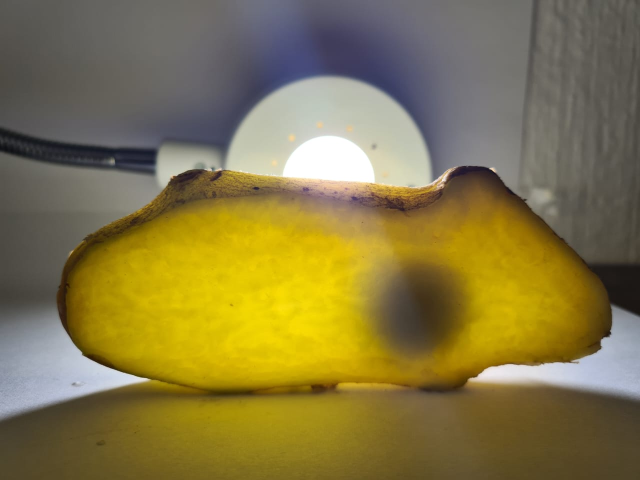
#> input picture Laboratorios/Laboratorio 2/papa1_original.jpeg, 1280 x 960 px (shown at 1/2 size); the run also reads 3 pictures not shown here
$ jupyter execute --allow-errors LaboratorioNo2.ipynb
#> lines starting #> are read from the running program, lines starting #| are printed output that depends on the picture; after the words box and inside, x2 and y2 are one past the last pixel; in counts of white or black regions, pixels touching at a corner belong together
### Laboratorios/Laboratorio 2/modulos.py
import cv2
import numpy as np
import matplotlib.pyplot as plt
from datetime import datetime

from time import strftime


def contorno_imagen(imagen):
    """
    Proyecto: 1
    Version: 1.0.0
    Descripción: Función para obtener los contornos y deteccion de circulos.
    """


    gris = cv2.cvtColor(imagen, cv2.COLOR_BGR2RGB)
    gris = cv2.cvtColor(gris, cv2.COLOR_BGR2GRAY)

    gauss = cv2.GaussianBlur(gris, (5, 5), 0)
    gauss = cv2.cvtColor(gauss, cv2.COLOR_BGR2RGB)

    a, th = cv2.threshold(gauss,70,210,cv2.THRESH_BINARY)
    canny = cv2.Canny(th, 10, 180)

    (contornos,_) = cv2.findContours(canny.copy(), cv2.RETR_TREE, cv2.CHAIN_APPROX_SIMPLE)
    original = cv2.cvtColor(imagen, cv2.COLOR_BGR2RGB)
    cv2.drawContours(imagen, contornos, -1, (0, 255, 0), 3)
    canny = cv2.cvtColor(canny, cv2.COLOR_BGR2RGB)
    cv2.drawContours(canny, contornos, -1, (255, 255, 255), 3)
    gauss = cv2.cvtColor(gauss, cv2.COLOR_BGR2RGB)

    cv2. drawContours(gauss, contornos, -1, (0, 255, 0), 3)
    print("Imagen Original")
    plt.imshow(imagen)
    plt.show()
    print("lmagen Gauss")
    plt.imshow(gauss)
    plt.show()

    print("Imagen Canny")
    plt. imshow(canny)
    plt. show()
    name = datetime.now().strftime("%d%b%Y%H%M%S")
    ext = '.jpg'

    cv2.imwrite(name+ext,canny)
    image = cv2.imread(name+ext)
    image2 = cv2.imread(name+ext)
    gray = cv2.cvtColor(image, cv2.COLOR_BGR2GRAY)
    canny = cv2.Canny(gray, 10,150)
    canny = cv2.dilate(canny, None, iterations=1)
    canny = cv2.erode(canny, None, iterations=1)

    cnts,_ = cv2.findContours(canny, cv2.RETR_EXTERNAL, cv2.CHAIN_APPROX_SIMPLE)

    for i in range (len(cnts)):
        cv2.drawContours(image, cnts, i, (0, 255, 0), 3)
        print ("Contorno papa", "=", len(cnts[i]), "px")
        plt.imshow(image)
        plt.show()
    cnts2,_ = cv2.findContours(canny, cv2.RETR_CCOMP, cv2.CHAIN_APPROX_SIMPLE)

    for v in range (1):
        cv2.drawContours (image2, cnts2, v, (0, 255, 0), 3)
        print("Contorno Moneda", "=", len(cnts[v]), 'px')
        plt.imshow(image2)
        plt.show()

### Laboratorios/Laboratorio 2/LaboratorioNo2.ipynb
# Laboratorio #2 - (Encontrando la moneda en la papa)

[cell 1]
import cv2 as cv
import numpy as np
import matplotlib.pyplot as plt
from datetime import datetime
import modulos

[cell 2]
img = cv.imread("papa1_original.jpeg") #OpenCV lee en BGR
#> img is the input picture: shape (960, 1280, 3); mean B, G, R 68.8, 119.1, 132.2

### Corte axial, iluminacion y insercion de moneda

[cell 3]
img = cv.cvtColor(img, cv.COLOR_BGR2RGB)
plt.imshow(img)
plt.show()

[cell 4]
#Dimensiones
alto = img.shape[0]
#> alto = 960
ancho = img. shape[1]
#> ancho = 1280

[cell 5]
img.shape
#> Out = (960, 1280, 3)

[cell 6]
#dimensiones
alto = img.shape[0]
ancho = img.shape[1]

[cell 7]
lienzo = np.zeros((alto, ancho, 3)) #resultado a color.

[cell 8]
lienzo

### Deteccion de contorno

[cell 9]
img = cv.imread('papa1.jpeg',0)
#> img: shape (808, 1080); min 14, max 255, mean 242.5
edges = cv.Canny(img,100,200)
#> edges: shape (808, 1080); 0.44% white in thin lines or dots, all inside (x1, y1, x2, y2) = (270, 287, 810, 522)
plt.subplot(121),plt.imshow(img,cmap = 'gray')
plt.title('Original Image'), plt.xticks([]), plt.yticks([])
plt.subplot(122),plt.imshow(edges,cmap = 'gray')
plt.title('Edge Image'), plt.xticks([]), plt.yticks([])
plt.show()

[cell 10]
# funciones para operar
def grafic(img,tit):
#> called with tit = 'Imagen'
    im=img
    fig, axs = plt.subplots(1,2, figsize=(35, 10))
    fig.suptitle(tit,fontsize=35)
    color = ('b', 'g', 'r')

    for i, col in enumerate(color):
        histr = cv2.calcHist([im],[i], None,[256],[0, 256])
        axs[1].set_title('Histograma',fontsize=20)
        axs[1].plot(histr, color = col)
        axs[1].axis(xmin=0,xmax=256)
    axs[0].set_title('Imagen',fontsize=20)
    axs[0].imshow(im, origin='upper')
    plt.show()
    return(None)

#> (a cell that did not finish here is left out)

### Prueba No. 1 Papa, deteccion de contorno y deteccion de circulos

[cell 12]
original = cv.imread("papa1.jpeg",1)
modulos.contorno_imagen(original)
#> in contorno_imagen, `a, th = cv2.threshold(gauss,70,210,cv2.THRESH_BINARY)`: th: shape (808, 1080, 3); values 0 (black) and 210 (white), 98.8% white; 14 black regions (7 under 20 px), largest, box (x1, y1, x2, y2) and area: (481, 337, 807, 520) 6040, (272, 317, 454, 496) 2237, (537, 418, 573, 460) 1068
#> in contorno_imagen, `canny = cv2.Canny(th, 10, 180)`: canny: shape (808, 1080); 0.25% white in thin lines or dots, all inside (x1, y1, x2, y2) = (271, 294, 807, 520)
#> in contorno_imagen, `(contornos,_) = cv2.findContours(canny.copy(), cv2.RETR_TREE, cv2.CHAI..`: contornos = 53 contours, 45 with area under 20; largest, box (x1, y1, x2, y2) and area: (320, 294, 360, 318) 340, (320, 296, 348, 318) 258, (350, 294, 360, 307) 58, (480, 358, 774, 507) 50, (282, 318, 364, 462) 49, (488, 362, 807, 520) 35, (271, 316, 361, 463) 30, (674, 325, 681, 331) 22
#> in contorno_imagen, `cv2.drawContours(imagen, contornos, -1, (0, 255, 0), 3)`: imagen: shape (808, 1080, 3); mean B, G, R 229.5, 245, 244.8
#> in contorno_imagen, `cv2.drawContours(canny, contornos, -1, (255, 255, 255), 3)`: canny: shape (808, 1080, 3); 1.1% white; 6 white regions, box (x1, y1, x2, y2) and area: (478, 314, 809, 522) 5915, (269, 314, 456, 498) 2639, (535, 416, 575, 462) 583, (318, 292, 362, 320) 516, (721, 332, 728, 339) 37, (601, 326, 608, 332) 25
#> in contorno_imagen, `cv2. drawContours(gauss, contornos, -1, (0, 255, 0), 3)`: gauss: shape (808, 1080, 3); mean B, G, R 238.6, 241.5, 238.6
#> in contorno_imagen, `canny = cv2.Canny(gray, 10,150)`: canny: shape (808, 1080); 0.45% white in thin lines or dots, all inside (x1, y1, x2, y2) = (268, 292, 809, 522)
#> in contorno_imagen, `canny = cv2.dilate(canny, None, iterations=1)`: canny: shape (808, 1080); 1.5% white; 3 white regions, box (x1, y1, x2, y2) and area: (477, 313, 810, 523) 8033, (267, 291, 458, 500) 4510, (533, 414, 577, 464) 905
#> in contorno_imagen, `cnts,_ = cv2.findContours(canny, cv2.RETR_EXTERNAL, cv2.CHAIN_APPROX_S..`: cnts = 4 contours; box (x1, y1, x2, y2) and area: (478, 314, 809, 522) 9694, (268, 292, 457, 499) 4384, (534, 415, 576, 463) 1384, (721, 332, 729, 340) 36
#> the loop in contorno_imagen, `for i in range (len(cnts)):` made 4 passes
#| Contorno papa = 72 px
#| Contorno papa = 14 px
#| Contorno papa = 649 px
#| Contorno papa = 381 px
#> after the loop in contorno_imagen, `for i in range (len(cnts)):`:
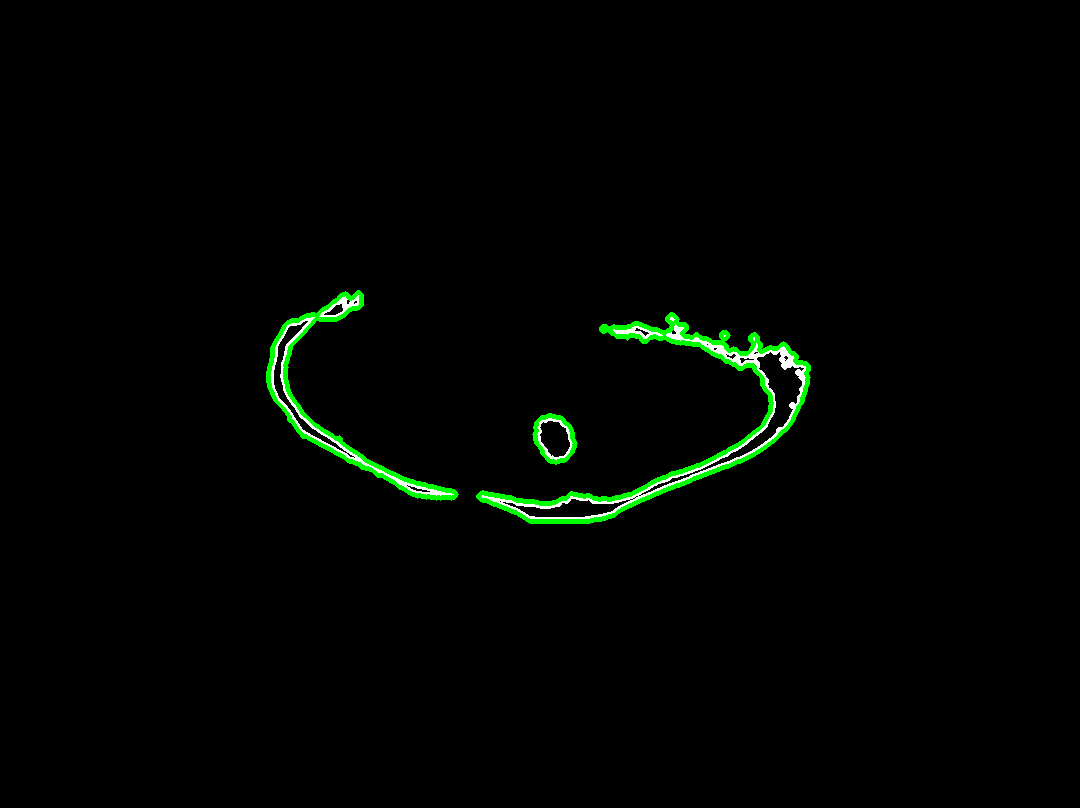
#> image: shape (808, 1080, 3); mean B, G, R 1.5, 4.4, 1.5
#> in contorno_imagen, `cnts2,_ = cv2.findContours(canny, cv2.RETR_CCOMP, cv2.CHAIN_APPROX_SIM..`: cnts2 = 44 contours, 5 with area under 20; largest, box (x1, y1, x2, y2) and area: (478, 314, 809, 522) 9694, (268, 292, 457, 499) 4384, (719, 353, 802, 464) 2086, (610, 323, 776, 429) 2024, (534, 415, 576, 463) 1384
#> the loop in contorno_imagen, `for v in range (1):` made 1 pass
#| Contorno Moneda = 72 px

### Prueba No. 2 Papa, deteccion de contorno y deteccion de circulos

[cell 13]
original = cv.imread("papa2.jpeg",1)
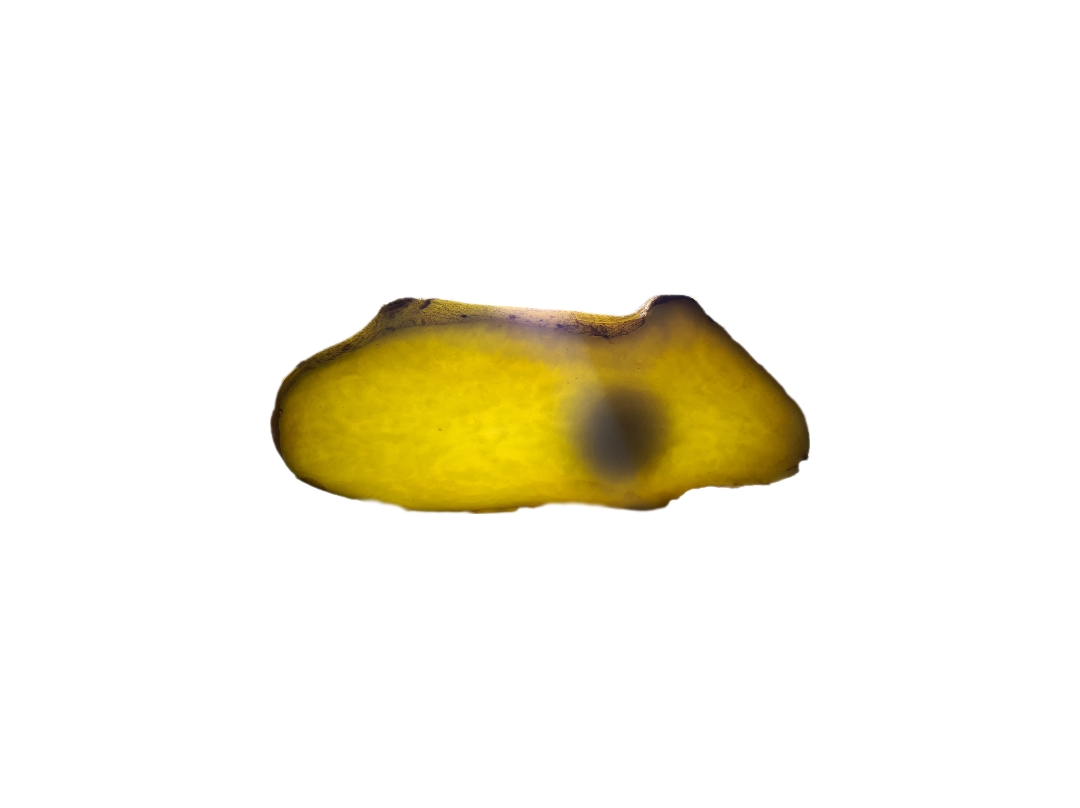
#> input picture Laboratorios/Laboratorio 2/papa2.jpeg, 1080 x 808 px
#> original is the input picture: shape (808, 1080, 3); mean B, G, R 229.8, 242.7, 245.8
modulos.contorno_imagen(original)
#> in contorno_imagen (call 2), `a, th = cv2.threshold(gauss,70,210,cv2.THRESH_BINARY)`: th: shape (808, 1080, 3); values 0 (black) and 210 (white), 98.4% white; 10 black regions (4 under 20 px), largest, box (x1, y1, x2, y2) and area: (581, 296, 808, 485) 5392, (272, 299, 417, 496) 4310, (597, 395, 662, 473) 3890, (626, 493, 678, 509) 356, (419, 301, 430, 310) 54, (420, 319, 426, 326) 28
#> in contorno_imagen (call 2), `canny = cv2.Canny(th, 10, 180)`: canny: shape (808, 1080); 0.23% white in thin lines or dots, all inside (x1, y1, x2, y2) = (271, 295, 808, 512)
#> in contorno_imagen (call 2), `(contornos,_) = cv2.findContours(canny.copy(), cv2.RETR_TREE, cv2.CHAI..`: contornos = 27 contours, 18 with area under 20; largest, box (x1, y1, x2, y2) and area: (596, 394, 662, 473) 3896, (596, 394, 662, 473) 3876, (583, 295, 808, 485) 176, (418, 300, 430, 310) 54, (271, 298, 414, 494) 49
#> in contorno_imagen (call 2), `cv2.drawContours(imagen, contornos, -1, (0, 255, 0), 3)`: imagen: shape (808, 1080, 3); 0.99% of pixels changed, all inside (x1, y1, x2, y2) = (269, 293, 810, 514)
#> in contorno_imagen (call 2), `cv2.drawContours(canny, contornos, -1, (255, 255, 255), 3)`: canny: shape (808, 1080, 3); 0.99% white; 8 white regions, largest, box (x1, y1, x2, y2) and area: (579, 293, 810, 487) 3629, (269, 296, 428, 499) 3089, (594, 392, 664, 475) 1083
#> in contorno_imagen (call 2), `cv2. drawContours(gauss, contornos, -1, (0, 255, 0), 3)`: gauss: shape (808, 1080, 3); mean B, G, R 238.4, 241, 238.4
#> in contorno_imagen (call 2), `canny = cv2.Canny(gray, 10,150)`: canny: shape (808, 1080); 0.45% white in thin lines or dots, all inside (x1, y1, x2, y2) = (268, 292, 811, 515)
#> in contorno_imagen (call 2), `canny = cv2.dilate(canny, None, iterations=1)`: canny: shape (808, 1080); 1.5% white; 7 white regions, largest, box (x1, y1, x2, y2) and area: (578, 291, 812, 489) 5799, (267, 294, 433, 501) 4906, (592, 390, 666, 477) 1672
#> in contorno_imagen (call 2), `cnts,_ = cv2.findContours(canny, cv2.RETR_EXTERNAL, cv2.CHAIN_APPROX_S..`: cnts = 7 contours; box (x1, y1, x2, y2) and area: (579, 292, 811, 488) 7320, (268, 295, 432, 500) 6240, (593, 391, 665, 476) 4458, (624, 490, 680, 512) 643, (495, 504, 509, 512) 76, (458, 312, 470, 320) 58, (471, 507, 481, 515) 51
#> the loop in contorno_imagen (call 2), `for i in range (len(cnts)):` made 7 passes
#| Contorno papa = 12 px
#| Contorno papa = 16 px
#| Contorno papa = 54 px
#| Contorno papa = 131 px
#| Contorno papa = 18 px
#| Contorno papa = 393 px
#| Contorno papa = 325 px
#> after the loop in contorno_imagen (call 2), `for i in range (len(cnts)):`:
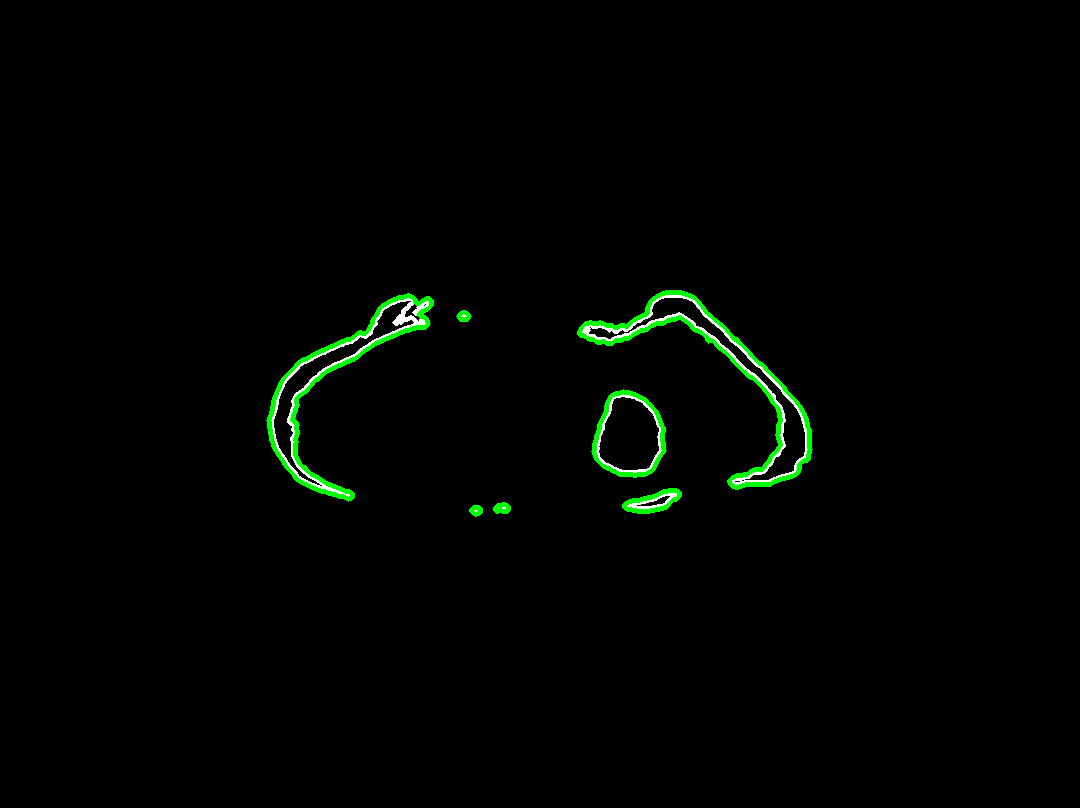
#> image: shape (808, 1080, 3); mean B, G, R 1.4, 3.9, 1.4
#> in contorno_imagen (call 2), `cnts2,_ = cv2.findContours(canny, cv2.RETR_CCOMP, cv2.CHAIN_APPROX_SIM..`: cnts2 = 63 contours, 2 with area under 20; largest, box (x1, y1, x2, y2) and area: (579, 292, 811, 488) 7320, (268, 295, 432, 500) 6240, (593, 391, 665, 476) 4458, (599, 397, 659, 471) 3335, (273, 337, 369, 466) 2016
#> the loop in contorno_imagen (call 2), `for v in range (1):` made 1 pass
#| Contorno Moneda = 12 px

### Prueba No. 3 Papa, deteccion de contorno y deteccion de circulos

[cell 14]
original = cv.imread("papa3.jpeg",1)
modulos.contorno_imagen(original)

### Prueba No. 4 Papa, deteccion de contorno y deteccion de circulos

[cell 15]
original = cv.imread("papa4.jpeg",1)
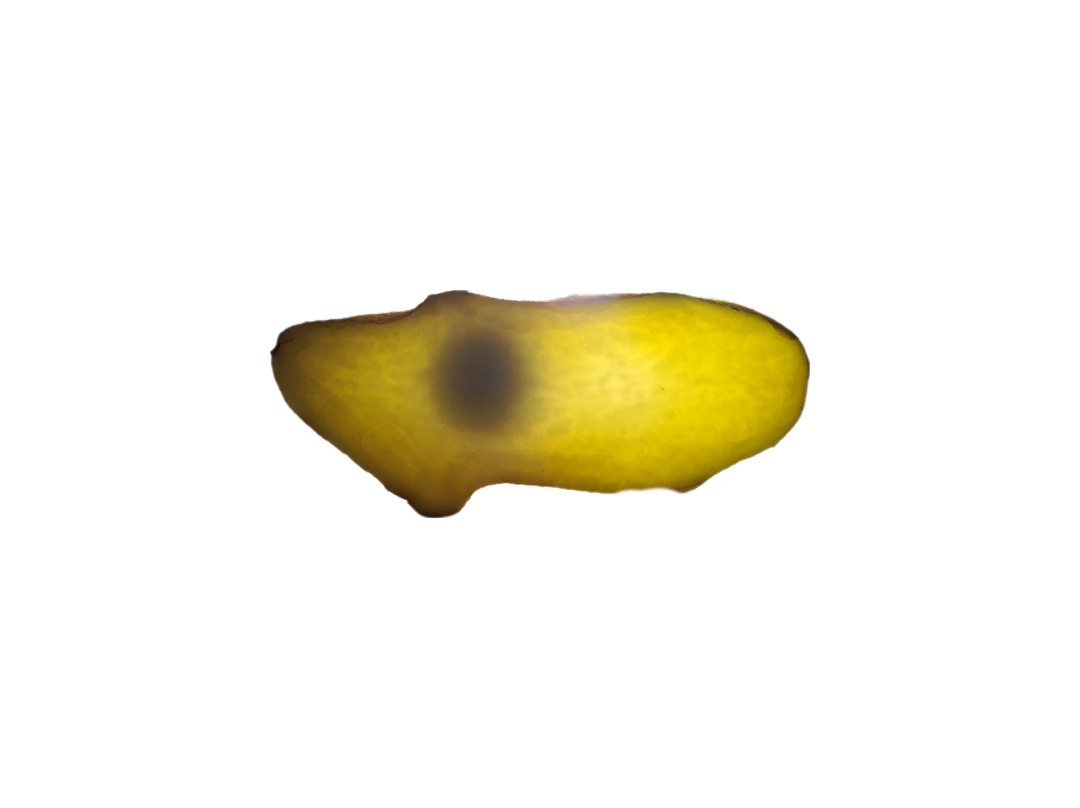
#> input picture Laboratorios/Laboratorio 2/papa4.jpeg, 1080 x 808 px
#> original is the input picture: shape (808, 1080, 3); mean B, G, R 231.7, 243.5, 246.2
modulos.contorno_imagen(original)
#> in contorno_imagen (call 4), `gris = cv2.cvtColor(gris, cv2.COLOR_BGR2GRAY)`:
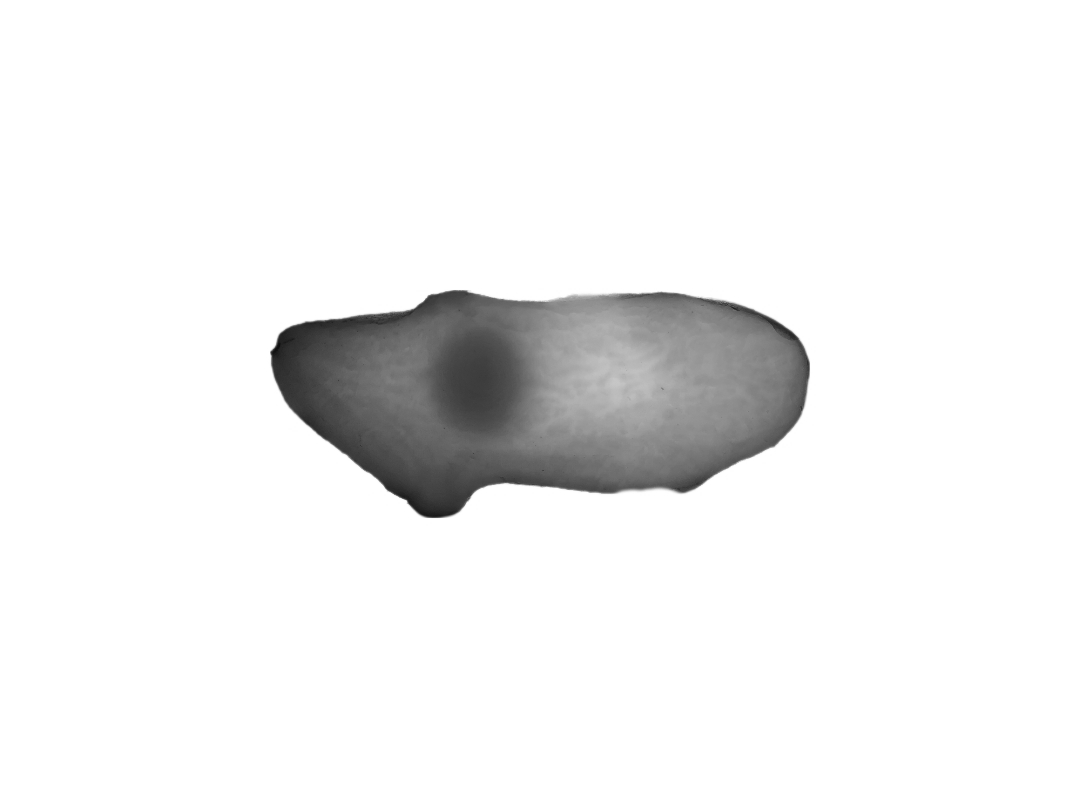
#> gris: shape (808, 1080); min 13, max 255, mean 240.2
#> in contorno_imagen (call 4), `(contornos,_) = cv2.findContours(canny.copy(), cv2.RETR_TREE, cv2.CHAI..`: contornos = 19 contours, 13 with area under 20; largest, box (x1, y1, x2, y2) and area: (447, 347, 500, 419) 2772, (447, 347, 500, 419) 2744, (271, 292, 490, 517) 167, (496, 476, 534, 484) 102, (496, 476, 523, 482) 100, (760, 315, 797, 341) 24
#> in contorno_imagen (call 4), `cnts,_ = cv2.findContours(canny, cv2.RETR_EXTERNAL, cv2.CHAIN_APPROX_S..`: cnts = 5 contours; box (x1, y1, x2, y2) and area: (269, 289, 551, 520) 11566, (445, 344, 502, 422) 3270, (729, 303, 800, 343) 582, (675, 475, 707, 493) 274, (802, 358, 810, 368) 50
#> the loop in contorno_imagen (call 4), `for i in range (len(cnts)):` made 5 passes
#| Contorno papa = 42 px
#| Contorno papa = 12 px
#| Contorno papa = 108 px
#| Contorno papa = 94 px
#| Contorno papa = 495 px
#> in contorno_imagen (call 4), `cnts2,_ = cv2.findContours(canny, cv2.RETR_CCOMP, cv2.CHAIN_APPROX_SIM..`: cnts2 = 47 contours, 1 with area under 20; largest, box (x1, y1, x2, y2) and area: (269, 289, 551, 520) 11566, (274, 319, 471, 514) 6261, (445, 344, 502, 422) 3270, (450, 350, 496, 416) 2292, (281, 304, 436, 359) 1302
#> the loop in contorno_imagen (call 4), `for v in range (1):` made 1 pass
#| Contorno Moneda = 42 px

### Prueba No. 5 Papa, deteccion de contorno y deteccion de circulos

[cell 16]
original = cv.imread("papa5.jpeg",1)
modulos.contorno_imagen(original)
#> in contorno_imagen (call 5), `(contornos,_) = cv2.findContours(canny.copy(), cv2.RETR_TREE, cv2.CHAI..`: contornos = 53 contours, 45 with area under 20; largest, box (x1, y1, x2, y2) and area: (320, 294, 360, 318) 340, (320, 296, 348, 318) 258, (350, 294, 360, 307) 58, (480, 358, 774, 507) 50, (282, 318, 364, 462) 49, (488, 362, 807, 520) 35, (271, 316, 361, 463) 30, (674, 325, 681, 331) 22
#> in contorno_imagen (call 5), `cnts,_ = cv2.findContours(canny, cv2.RETR_EXTERNAL, cv2.CHAIN_APPROX_S..`: cnts = 4 contours; box (x1, y1, x2, y2) and area: (478, 314, 809, 522) 9694, (268, 292, 457, 499) 4384, (534, 415, 576, 463) 1384, (721, 332, 729, 340) 36
#> in contorno_imagen (call 5), `cnts2,_ = cv2.findContours(canny, cv2.RETR_CCOMP, cv2.CHAIN_APPROX_SIM..`: cnts2 = 44 contours, 5 with area under 20; largest, box (x1, y1, x2, y2) and area: (478, 314, 809, 522) 9694, (268, 292, 457, 499) 4384, (719, 353, 802, 464) 2086, (610, 323, 776, 429) 2024, (534, 415, 576, 463) 1384
